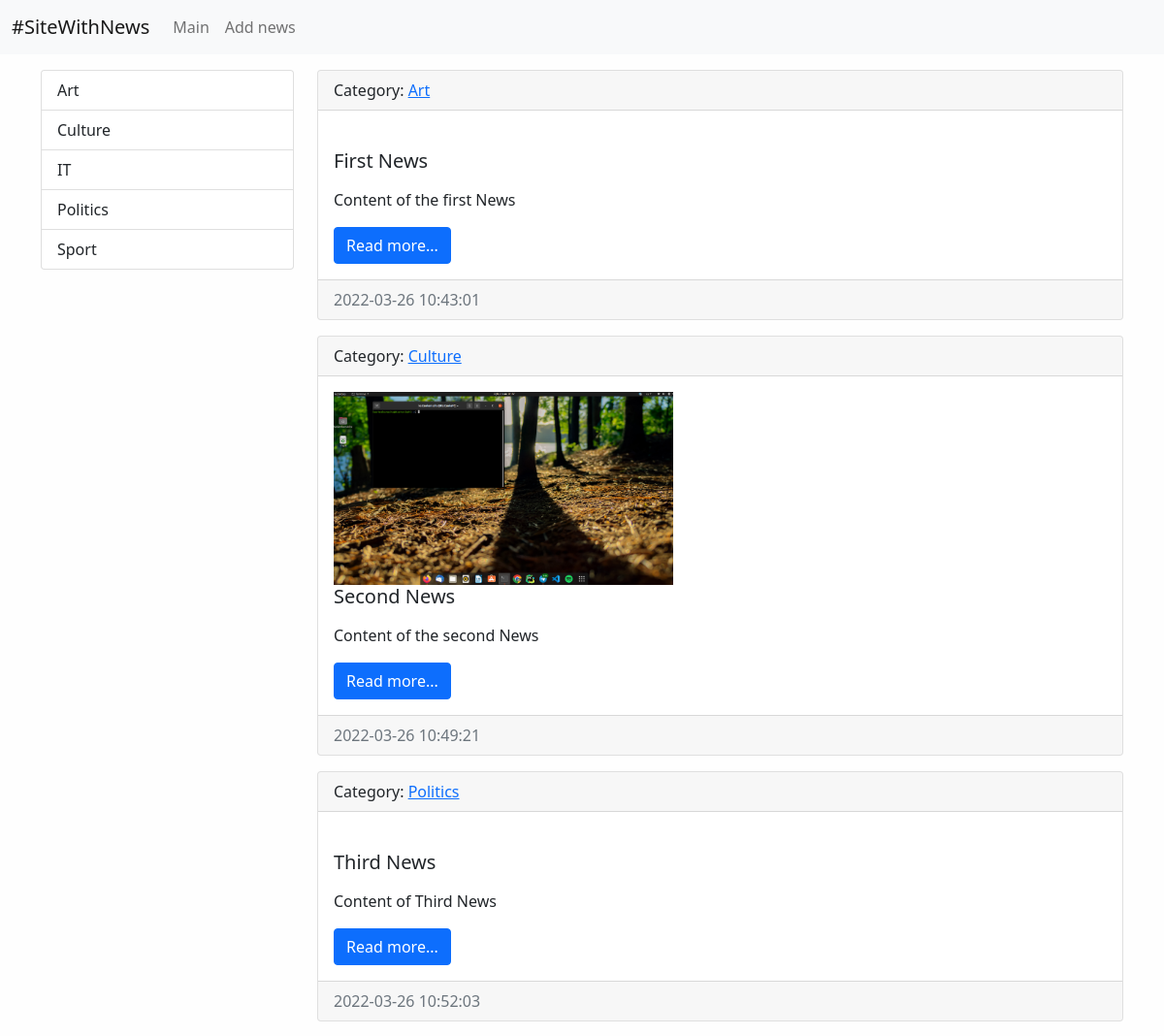
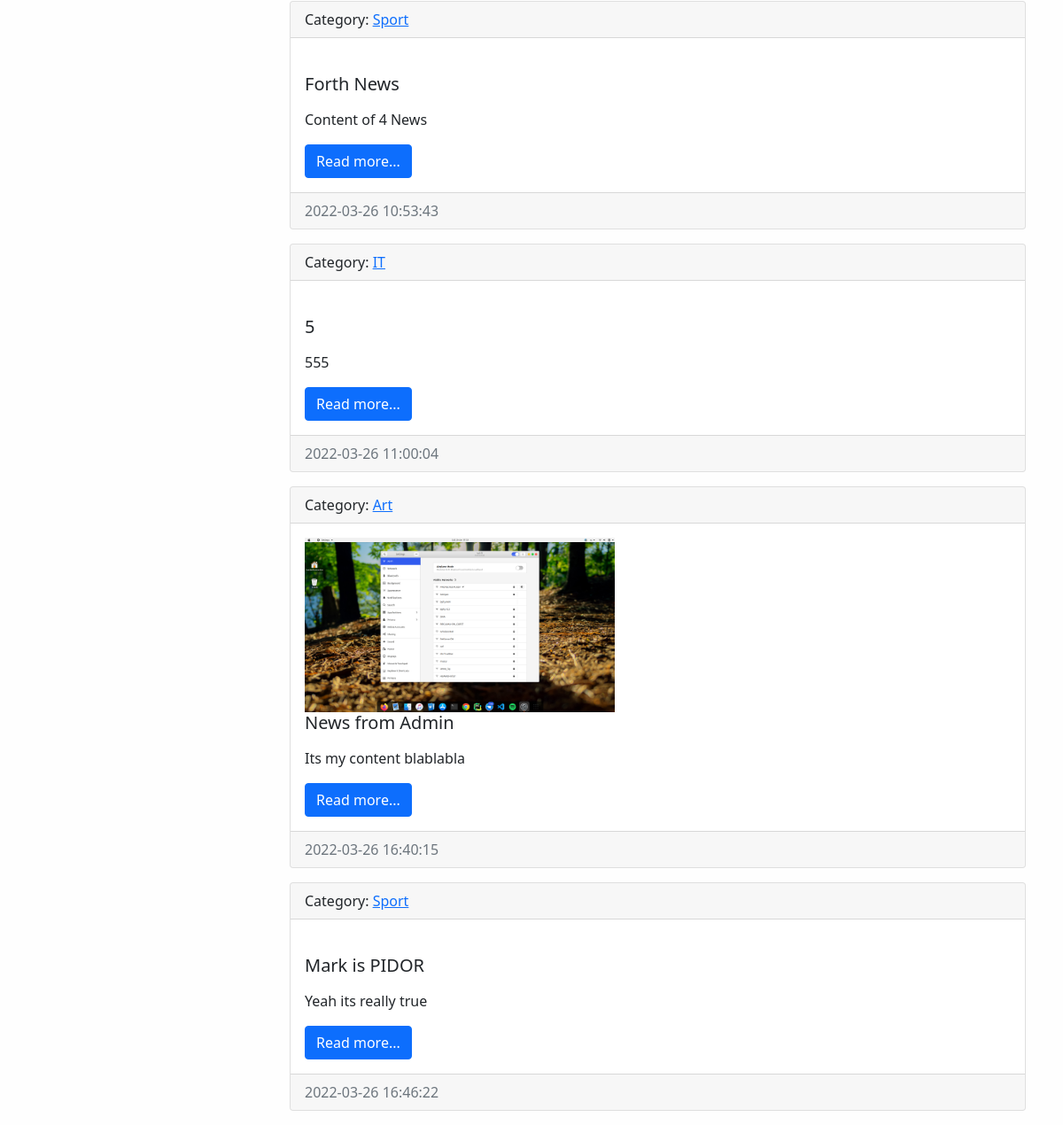
The page /news/ on the database as committed earlier (2 pictures, top to bottom).
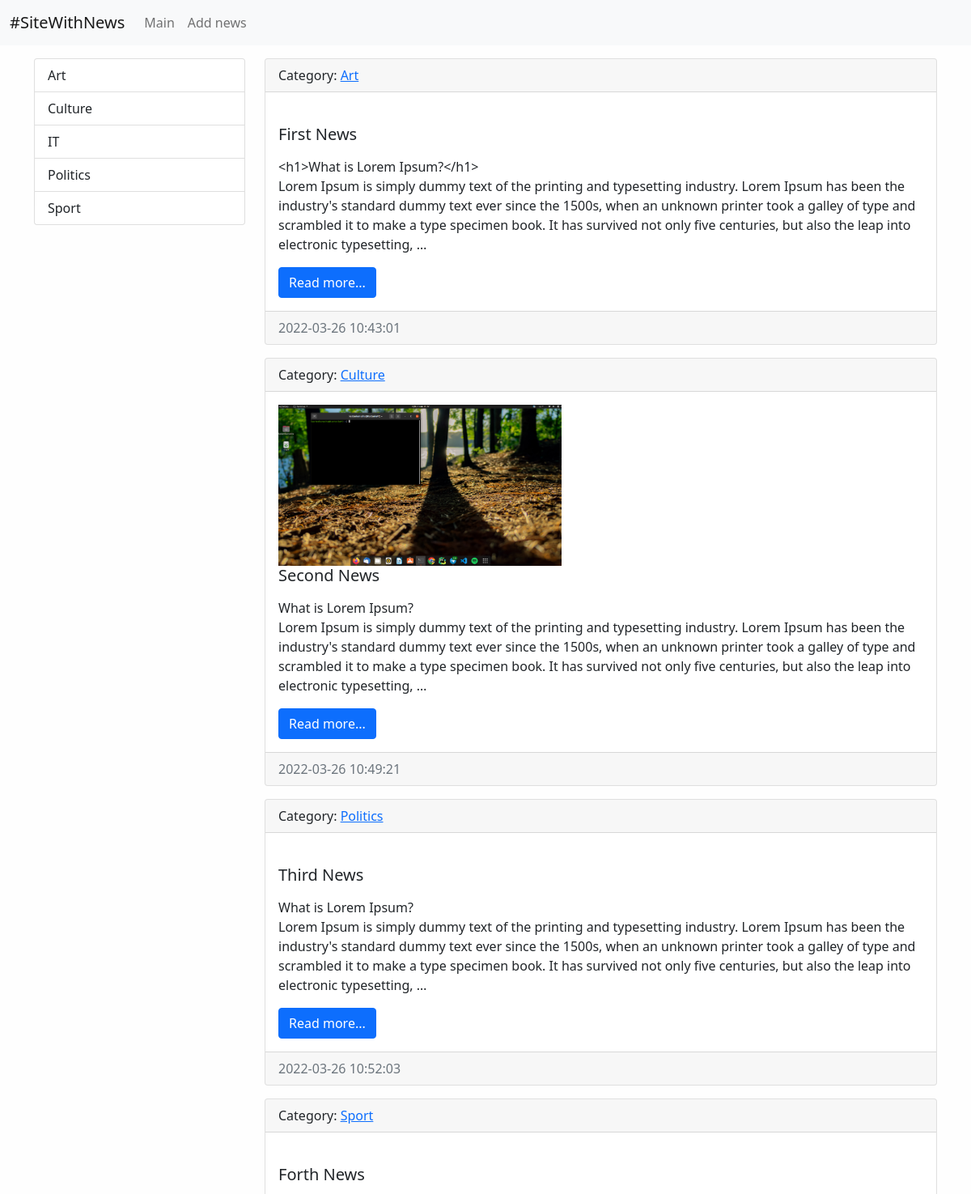
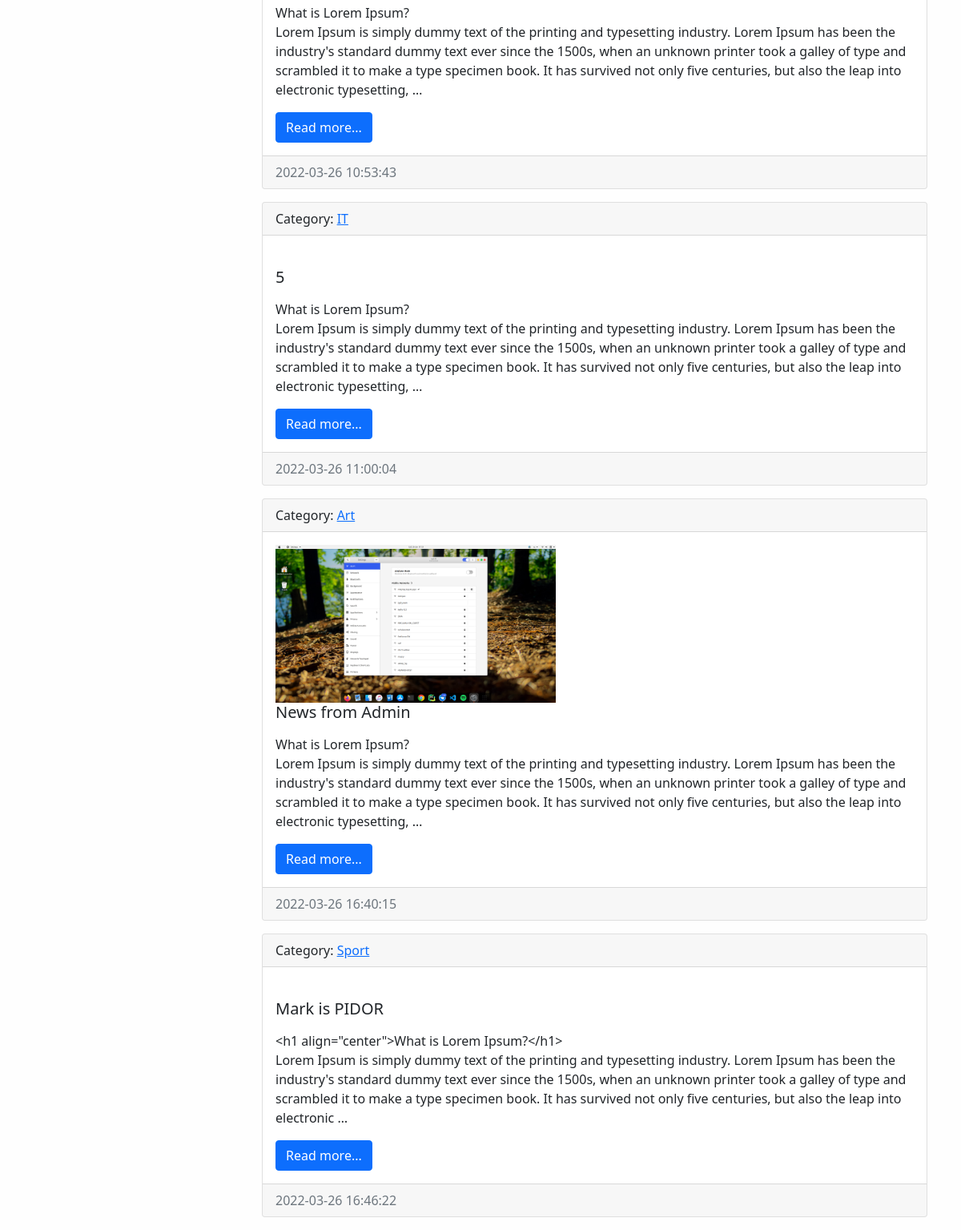
The same page on the database as committed later (2 pictures, top to bottom).
### news/models.py (models this page shows, shortened)
class News(models.Model):
    title = models.CharField(max_length=150)
    content = models.TextField(blank=True)
    created_at = models.DateTimeField(auto_now_add=True, verbose_name='Create')
    updated_at = models.DateTimeField(auto_now=True, verbose_name='Update')
    photo = models.ImageField(upload_to='photos/%Y/%m/%d/', blank=True)
    is_published = models.BooleanField(default=True, verbose_name='Published')
    category = models.ForeignKey('Category', on_delete=models.PROTECT)
    def get_absolute_url(self):
        return reverse('view_news', kwargs={"news_id": self.pk})
    class Meta:
        verbose_name = 'My news'
        verbose_name_plural = 'News'
        ordering = ['created_at', 'title']

class Category(models.Model):
    title = models.CharField(max_length=40, db_index=True, verbose_name="Name of category")
    def get_absolute_url(self):
        return reverse('category', kwargs={"category_id": self.pk})
    def __str__(self):
        return self.title
    class Meta:
        verbose_name = "Category"
        verbose_name_plural = "Categories"
        ordering = ["title"]

### news/views.py (the view)
# urls.py: path('', index, name='home'),
def index(request):
    news = News.objects.all()
    context = {
        'news': news,
        'title': 'List of news',
    }
    return render(request, template_name='news/index.html', context=context)

### news/templatetags/news_tags.py (called while the page is built)
@register.simple_tag(name='get_list_categories')
def get_categories():
    return Category.objects.all()

@register.inclusion_tag('news/list_categories.html')
def show_categories():
    categories = get_categories()
    return {"categories": categories}

### news/templates/news/index.html (shortened to what this page needs)
{% extends 'base.html' %}
{% block sidebar %}
    {% include 'inc/_sidebar.html' %}
{% endblock %}
{% block content %}
    {% for item in news %}
        <div class="card mb-3">
            <div class="card-header">
                Category: <a href="{{ item.category.get_absolute_url }}">{{ item.category }}</a>
            </div>
            <div class="card-body">
                <div class="media">
                    {% if item.photo %}
                        <img src="{{ item.photo.url }}" alt="" width="350" class="mr-3">
                    {% else %}
                        <img src="https://images.unsplash.com/photo-1645744202166-6ecf278e6948?ixlib=rb-1.2.1&ixid=MnwxMjA3fDB8MHxwaG90by1wYWdlfHx8fGVufDB8fHx8&auto=format&fit=crop&w=1170&q=80" width="350" alt="" class="mr-3">
                    {% endif %}
                    <div class="media-body">
                        <h5 class="card-title">{{ item.title }}</h5>
                        <p class="card-text">{{ item.content|linebreaks|truncatewords:60 }}</p>
                        <a href="{{ item.get_absolute_url }}" class="btn btn-primary">Read more...</a>
                    </div>
                </div>
            </div>
            <div class="card-footer text-muted">
                {{ item.created_at|date:"Y-m-d H:i:s" }}
            </div>
        </div>
    {% endfor %}
{% endblock %}

Rows that differ between the two databases and show on the page:
changed News "First News": content "Content of the first News" → "<h1>What is Lorem Ipsum?</h1> Lorem Ipsum is simply dummy text of the printing and typesetting industry. Lorem Ipsum has been the industry's standard dummy text ever since the 1500s, when an unknown printer took a galley of type and scrambled it to make a type specimen book. It has survived not only five centuries, but also the leap into electronic typesetting, …"
changed News "Second News": content "Content of the second News" → "What is Lorem Ipsum? Lorem Ipsum is simply dummy text of the printing and typesetting industry. Lorem Ipsum has been the industry's standard dummy text ever since the 1500s, when an unknown printer took a galley of type and scrambled it to make a type specimen book. It has survived not only five centuries, but also the leap into electronic typesetting, …"
changed News "Third News": content "Content of Third News" → "What is Lorem Ipsum? Lorem Ipsum is simply dummy text of the printing and typesetting industry. Lorem Ipsum has been the industry's standard dummy text ever since the 1500s, when an unknown printer took a galley of type and scrambled it to make a type specimen book. It has survived not only five centuries, but also the leap into electronic typesetting, …"
changed News "Forth News": content "Content of 4 News" → "What is Lorem Ipsum? Lorem Ipsum is simply dummy text of the printing and typesetting industry. Lorem Ipsum has been the industry's standard dummy text ever since the 1500s, when an unknown printer took a galley of type and scrambled it to make a type specimen book. It has survived not only five centuries, but also the leap into electronic typesetting, …"
changed News "IT": content "555" → "What is Lorem Ipsum? Lorem Ipsum is simply dummy text of the printing and typesetting industry. Lorem Ipsum has been the industry's standard dummy text ever since the 1500s, when an unknown printer took a galley of type and scrambled it to make a type specimen book. It has survived not only five centuries, but also the leap into electronic typesetting, …"
changed News "News from Admin": content "Its my content blablabla" → "What is Lorem Ipsum? Lorem Ipsum is simply dummy text of the printing and typesetting industry. Lorem Ipsum has been the industry's standard dummy text ever since the 1500s, when an unknown printer took a galley of type and scrambled it to make a type specimen book. It has survived not only five centuries, but also the leap into electronic typesetting, …"
changed News "Mark is PIDOR": content "Yeah its really true" → "<h1 align=\"center\">What is Lorem Ipsum?</h1> Lorem Ipsum is simply dummy text of the printing and typesetting industry. Lorem Ipsum has been the industry's standard dummy text ever since the 1500s, when an unknown printer took a galley of type and scrambled it to make a type specimen book. It has survived not only five centuries, but also the leap into electronic …"
